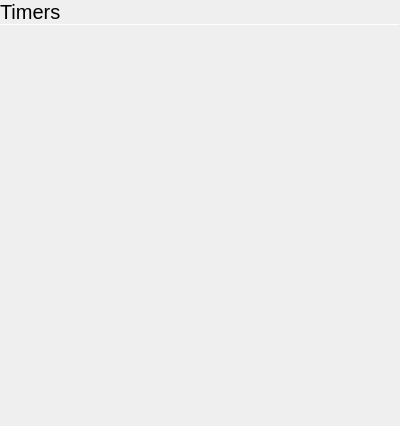
<?xml version="1.0" encoding="UTF-8"?>
<ui version="4.0">
 <class>TimerPage</class>
 <widget class="QStackedWidget" name="TimerPage">
  <property name="geometry">
   <rect>
    <x>0</x>
    <y>0</y>
    <width>400</width>
    <height>426</height>
   </rect>
  </property>
  <property name="windowTitle">
   <string>StackedWidget</string>
  </property>
  <property name="currentIndex">
   <number>1</number>
  </property>
  <widget class="QWidget" name="noTimersPage">
   <layout class="QVBoxLayout" name="verticalLayout">
    <property name="spacing">
     <number>0</number>
    </property>
    <property name="leftMargin">
     <number>0</number>
    </property>
    <property name="topMargin">
     <number>0</number>
    </property>
    <property name="rightMargin">
     <number>0</number>
    </property>
    <property name="bottomMargin">
     <number>0</number>
    </property>
    <item>
     <widget class="QLabel" name="label_5">
      <property name="font">
       <font>
        <pointsize>15</pointsize>
       </font>
      </property>
      <property name="text">
       <string>Timers</string>
      </property>
      <property name="margin">
       <number>9</number>
      </property>
     </widget>
    </item>
    <item>
     <widget class="Line" name="line_3">
      <property name="maximumSize">
       <size>
        <width>16777215</width>
        <height>1</height>
       </size>
      </property>
      <property name="orientation">
       <enum>Qt::Horizontal</enum>
      </property>
     </widget>
    </item>
    <item>
     <layout class="QVBoxLayout" name="verticalLayout_6">
      <property name="spacing">
       <number>6</number>
      </property>
      <item>
       <spacer name="verticalSpacer">
        <property name="orientation">
         <enum>Qt::Vertical</enum>
        </property>
        <property name="sizeHint" stdset="0">
         <size>
          <width>20</width>
          <height>167</height>
         </size>
        </property>
       </spacer>
      </item>
      <item>
       <widget class="QLabel" name="label">
        <property name="font">
         <font>
          <pointsize>20</pointsize>
         </font>
        </property>
        <property name="text">
         <string>No Timers</string>
        </property>
        <property name="alignment">
         <set>Qt::AlignCenter</set>
        </property>
       </widget>
      </item>
      <item>
       <widget class="QLabel" name="label_2">
        <property name="text">
         <string>To get started, add a timer</string>
        </property>
        <property name="alignment">
         <set>Qt::AlignCenter</set>
        </property>
       </widget>
      </item>
      <item>
       <layout class="QHBoxLayout" name="horizontalLayout">
        <item>
         <spacer name="horizontalSpacer">
          <property name="orientation">
           <enum>Qt::Horizontal</enum>
          </property>
          <property name="sizeHint" stdset="0">
           <size>
            <width>40</width>
            <height>20</height>
           </size>
          </property>
         </spacer>
        </item>
        <item>
         <widget class="QPushButton" name="newTimerButton">
          <property name="text">
           <string>New Timer</string>
          </property>
          <property name="icon">
           <iconset theme="list-add">
            <normaloff>.</normaloff>.</iconset>
          </property>
         </widget>
        </item>
        <item>
         <spacer name="horizontalSpacer_2">
          <property name="orientation">
           <enum>Qt::Horizontal</enum>
          </property>
          <property name="sizeHint" stdset="0">
           <size>
            <width>40</width>
            <height>20</height>
           </size>
          </property>
         </spacer>
        </item>
       </layout>
      </item>
      <item>
       <spacer name="verticalSpacer_2">
        <property name="orientation">
         <enum>Qt::Vertical</enum>
        </property>
        <property name="sizeHint" stdset="0">
         <size>
          <width>20</width>
          <height>166</height>
         </size>
        </property>
       </spacer>
      </item>
     </layout>
    </item>
   </layout>
  </widget>
  <widget class="QWidget" name="timersList">
   <layout class="QVBoxLayout" name="verticalLayout_5">
    <property name="spacing">
     <number>0</number>
    </property>
    <property name="leftMargin">
     <number>0</number>
    </property>
    <property name="topMargin">
     <number>0</number>
    </property>
    <property name="rightMargin">
     <number>0</number>
    </property>
    <property name="bottomMargin">
     <number>0</number>
    </property>
    <item>
     <layout class="QHBoxLayout" name="horizontalLayout_4">
      <item>
       <widget class="QLabel" name="label_4">
        <property name="sizePolicy">
         <sizepolicy hsizetype="Expanding" vsizetype="Preferred">
          <horstretch>0</horstretch>
          <verstretch>0</verstretch>
         </sizepolicy>
        </property>
        <property name="font">
         <font>
          <pointsize>15</pointsize>
         </font>
        </property>
        <property name="text">
         <string>Timers</string>
        </property>
        <property name="margin">
         <number>9</number>
        </property>
       </widget>
      </item>
      <item>
       <widget class="QPushButton" name="newTimerButtonTop">
        <property name="sizePolicy">
         <sizepolicy hsizetype="Minimum" vsizetype="Preferred">
          <horstretch>0</horstretch>
          <verstretch>0</verstretch>
         </sizepolicy>
        </property>
        <property name="text">
         <string/>
        </property>
        <property name="icon">
         <iconset theme="list-add"/>
        </property>
        <property name="flat">
         <bool>true</bool>
        </property>
       </widget>
      </item>
     </layout>
    </item>
    <item>
     <widget class="Line" name="line_2">
      <property name="maximumSize">
       <size>
        <width>16777215</width>
        <height>1</height>
       </size>
      </property>
      <property name="orientation">
       <enum>Qt::Horizontal</enum>
      </property>
     </widget>
    </item>
    <item>
     <widget class="QScrollArea" name="timersScroll">
      <property name="frameShape">
       <enum>QFrame::NoFrame</enum>
      </property>
      <property name="widgetResizable">
       <bool>true</bool>
      </property>
      <widget class="QWidget" name="scrollAreaWidgetContents">
       <property name="geometry">
        <rect>
         <x>0</x>
         <y>0</y>
         <width>400</width>
         <height>386</height>
        </rect>
       </property>
       <layout class="QVBoxLayout" name="verticalLayout_4">
        <property name="spacing">
         <number>0</number>
        </property>
        <property name="leftMargin">
         <number>0</number>
        </property>
        <property name="topMargin">
         <number>0</number>
        </property>
        <property name="rightMargin">
         <number>0</number>
        </property>
        <property name="bottomMargin">
         <number>0</number>
        </property>
        <item>
         <layout class="QVBoxLayout" name="timersLayout"/>
        </item>
        <item>
         <spacer name="verticalSpacer_5">
          <property name="orientation">
           <enum>Qt::Vertical</enum>
          </property>
          <property name="sizeHint" stdset="0">
           <size>
            <width>20</width>
            <height>381</height>
           </size>
          </property>
         </spacer>
        </item>
       </layout>
      </widget>
     </widget>
    </item>
   </layout>
  </widget>
  <widget class="QWidget" name="newTimerPage">
   <layout class="QVBoxLayout" name="verticalLayout_3">
    <property name="spacing">
     <number>0</number>
    </property>
    <property name="leftMargin">
     <number>0</number>
    </property>
    <property name="topMargin">
     <number>0</number>
    </property>
    <property name="rightMargin">
     <number>0</number>
    </property>
    <property name="bottomMargin">
     <number>0</number>
    </property>
    <item>
     <layout class="QHBoxLayout" name="horizontalLayout_2">
      <property name="spacing">
       <number>0</number>
      </property>
      <item>
       <widget class="QPushButton" name="backButton">
        <property name="sizePolicy">
         <sizepolicy hsizetype="Minimum" vsizetype="Preferred">
          <horstretch>0</horstretch>
          <verstretch>0</verstretch>
         </sizepolicy>
        </property>
        <property name="text">
         <string/>
        </property>
        <property name="icon">
         <iconset theme="go-previous">
          <normaloff>.</normaloff>.</iconset>
        </property>
        <property name="flat">
         <bool>true</bool>
        </property>
       </widget>
      </item>
      <item>
       <widget class="QLabel" name="label_3">
        <property name="sizePolicy">
         <sizepolicy hsizetype="Expanding" vsizetype="Preferred">
          <horstretch>0</horstretch>
          <verstretch>0</verstretch>
         </sizepolicy>
        </property>
        <property name="font">
         <font>
          <pointsize>15</pointsize>
         </font>
        </property>
        <property name="text">
         <string>Add Timer</string>
        </property>
        <property name="margin">
         <number>9</number>
        </property>
       </widget>
      </item>
     </layout>
    </item>
    <item>
     <widget class="Line" name="line">
      <property name="maximumSize">
       <size>
        <width>16777215</width>
        <height>1</height>
       </size>
      </property>
      <property name="orientation">
       <enum>Qt::Horizontal</enum>
      </property>
     </widget>
    </item>
    <item>
     <layout class="QVBoxLayout" name="verticalLayout_2">
      <item>
       <spacer name="verticalSpacer_3">
        <property name="orientation">
         <enum>Qt::Vertical</enum>
        </property>
        <property name="sizeHint" stdset="0">
         <size>
          <width>20</width>
          <height>40</height>
         </size>
        </property>
       </spacer>
      </item>
      <item>
       <widget class="QLineEdit" name="newTimerName">
        <property name="inputMask">
         <string/>
        </property>
        <property name="frame">
         <bool>false</bool>
        </property>
        <property name="alignment">
         <set>Qt::AlignCenter</set>
        </property>
        <property name="placeholderText">
         <string>Timer Name</string>
        </property>
       </widget>
      </item>
      <item>
       <widget class="QTimeEdit" name="newTimerBox">
        <property name="font">
         <font>
          <pointsize>50</pointsize>
         </font>
        </property>
        <property name="frame">
         <bool>false</bool>
        </property>
        <property name="alignment">
         <set>Qt::AlignCenter</set>
        </property>
        <property name="displayFormat">
         <string>hh:mm:ss</string>
        </property>
       </widget>
      </item>
      <item>
       <layout class="QHBoxLayout" name="horizontalLayout_3">
        <property name="leftMargin">
         <number>9</number>
        </property>
        <item>
         <widget class="QLabel" name="label_6">
          <property name="sizePolicy">
           <sizepolicy hsizetype="Expanding" vsizetype="Preferred">
            <horstretch>0</horstretch>
            <verstretch>0</verstretch>
           </sizepolicy>
          </property>
          <property name="text">
           <string>&quot;Happy Bee&quot;, &quot;Salty Ditty&quot; copyright (c) Kevin MacLeod. Licensed under the Creative Commons CC-BY license.</string>
          </property>
          <property name="alignment">
           <set>Qt::AlignRight|Qt::AlignTrailing|Qt::AlignVCenter</set>
          </property>
          <property name="wordWrap">
           <bool>true</bool>
          </property>
         </widget>
        </item>
        <item>
         <widget class="QComboBox" name="ringtoneBox">
          <item>
           <property name="text">
            <string>Happy Bee</string>
           </property>
          </item>
          <item>
           <property name="text">
            <string>Playing in the Dark</string>
           </property>
          </item>
          <item>
           <property name="text">
            <string>Ice Cream Truck</string>
           </property>
          </item>
          <item>
           <property name="text">
            <string>Party Complex</string>
           </property>
          </item>
          <item>
           <property name="text">
            <string>Salty Ditty</string>
           </property>
          </item>
         </widget>
        </item>
        <item>
         <widget class="QPushButton" name="setTimerButton">
          <property name="text">
           <string>Set</string>
          </property>
          <property name="icon">
           <iconset theme="chronometer-start">
            <normaloff>.</normaloff>.</iconset>
          </property>
         </widget>
        </item>
       </layout>
      </item>
      <item>
       <spacer name="verticalSpacer_4">
        <property name="orientation">
         <enum>Qt::Vertical</enum>
        </property>
        <property name="sizeHint" stdset="0">
         <size>
          <width>20</width>
          <height>40</height>
         </size>
        </property>
       </spacer>
      </item>
     </layout>
    </item>
   </layout>
  </widget>
 </widget>
 <resources/>
 <connections/>
</ui>
